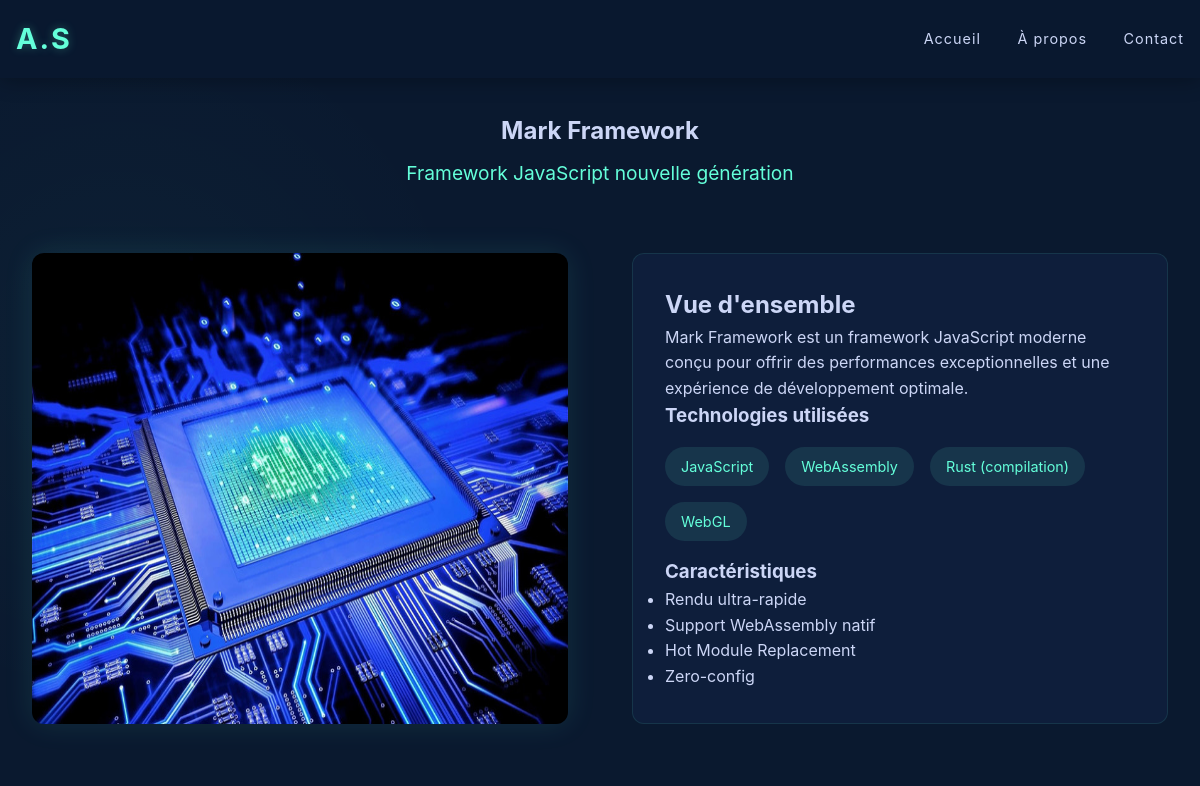
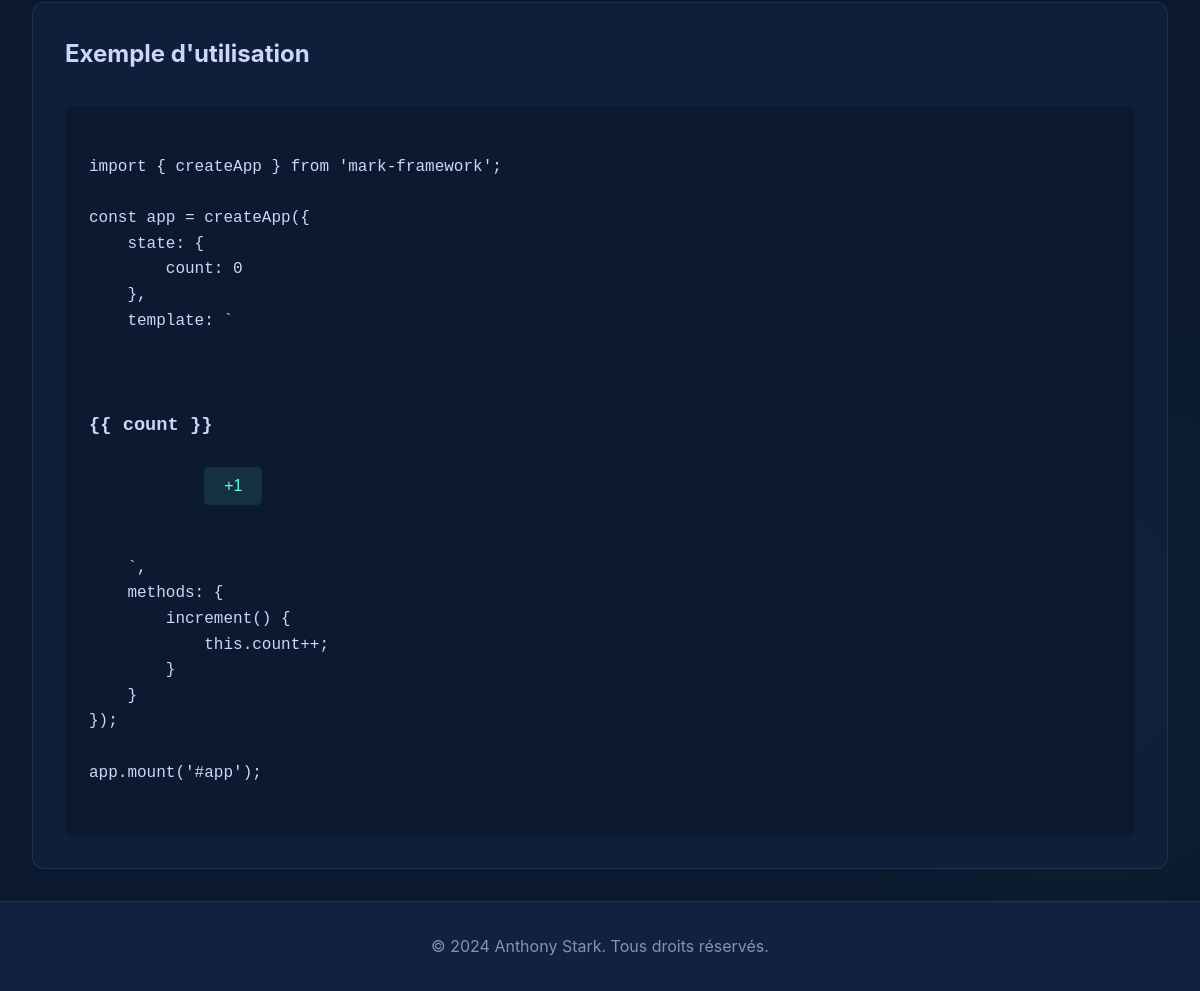
/projects/mark.php, run on the app's committed database (2 pictures, top to bottom).
### tables this page shows
CREATE TABLE IF NOT EXISTS `projets` (
    `projet_id` INT AUTO_INCREMENT PRIMARY KEY,
    `projet_name` TEXT NOT NULL,
    `description` TEXT NOT NULL,
    `techno` TEXT NOT NULL,
    `fonction` TEXT NOT NULL
);

### projects/mark.php (the view, shortened to what this page needs)
<!DOCTYPE html>
<html lang="fr">
<head>
    <link rel="stylesheet" href="../css/style.css">
    <link rel="stylesheet" href="../css/projects.css">
</head>
<body>
    <?php
        require_once(__DIR__.'\..\databaseconnect.php');
        $markStatement = $mysqlClient->prepare("SELECT * FROM projets WHERE projet_name='Mark Framework'");
        $markStatement->execute();
        $mark = $markStatement->fetchAll();
        $name = $mark[0]['projet_name'];
        $description = $mark[0]['description'];
        $technoString = $mark[0]['techno'];
        $technoArray = explode(',', $technoString);
        $fonctionString = $mark[0]['fonction'];
        $fonctionArray = explode(',', $fonctionString);
    ?>
    <nav>
        <div class="nav-content">
            <div class="logo">A.S</div>
            <div class="nav-links">
                <a href="../index.php">Accueil</a>
                <a href="../about.php">À propos</a>
                <a href="../contact.php">Contact</a>
            </div>
        </div>
    </nav>
    <main>
        <article class="project-details">
            <header class="project-header">
                <h1><?php echo $name?></h1>
                <p class="project-subtitle">Framework JavaScript nouvelle génération</p>
            </header>
            <section class="project-overview">
                <div class="project-image">
                    <img src="../images/mark.jpg" alt="Mark Framework Demo" id="mark_img">
                </div>
                <div class="project-description">
                    <h2>Vue d'ensemble</h2>
                    <p><?php echo $description?></p>
                    <h3>Technologies utilisées</h3>
                    <?php
                        if ($technoString) {
                            echo "<ul class='tech-list'>";
                            foreach ($technoArray as $techno) {
                                echo "<li>" . $techno . "</li>";
                            }
                            echo "</ul>";
                        }
                        else {
                            echo "Aucune technologie trouvée.";
                        }
                    ?>
                    <h3>Caractéristiques</h3>
                    <?php
                        if ($fonctionString) {
                            echo "<ul>";
                            foreach ($fonctionArray as $fonction) {
                                echo "<li>" . $fonction . "</li>";
                            }
                            echo "</ul>";
                        }
                        else {
                            echo "Aucune fonctionnalitée trouvée.";
                        }
                    ?>
                </div>
            </section>
            <section class="project-details-section">
                <h2>Exemple d'utilisation</h2>
                <div class="code-example">
                    <pre><code>
import { createApp } from 'mark-framework';
const app = createApp({
    state: {
        count: 0
    },
    template: `
        <div>
            <h1>{{ count }}</h1>
            <button @click="increment">+1</button>
        </div>
    `,
    methods: {
        increment() {
            this.count++;
        }
    }
});
app.mount('#app');
                    </code></pre>
                </div>
            </section>
        </article>
    </main>
    <footer>
        <p>© 2024 Anthony Stark. Tous droits réservés.</p>
    </footer>
</body>
</html>

### css/style.css (style rules this page uses)
:root { --primary-color: #0a192f; --secondary-color: #112240; --accent-color: #64ffda; --text-color: #ccd6f6; --bg-color: #0a192f; --card-bg: rgba(17, 34, 64, 0.7); --neon-shadow: 0 0 10px rgba(100, 255, 218, 0.2); }
* { margin: 0; padding: 0; box-sizing: border-box; }
body { font-family: 'Inter', sans-serif; line-height: 1.6; color: var(--text-color); background-color: var(--bg-color); background-image: radial-gradient(circle at 10% 20%, rgba(100, 255, 218, 0.03) 0%, transparent 20%), radial-gradient(circle at 90% 80%, rgba(100, 255, 218, 0.03) 0%, transparent 20%); }
nav { background: rgba(10, 25, 47, 0.85); backdrop-filter: blur(10px); box-shadow: 0 2px 20px rgba(0, 0, 0, 0.3); position: fixed; width: 100%; top: 0; z-index: 1000; }
.nav-content { max-width: 1200px; margin: 0 auto; padding: 1rem; display: flex; justify-content: space-between; align-items: center; }
.logo { font-size: 1.8rem; font-weight: bold; color: var(--accent-color); text-shadow: 0 0 10px rgba(100, 255, 218, 0.3); letter-spacing: 2px; }
.nav-links a { color: var(--text-color); text-decoration: none; margin-left: 2rem; transition: all 0.3s ease; position: relative; font-size: 0.9rem; letter-spacing: 1px; }
.nav-links a::after { content: ''; position: absolute; width: 0; height: 2px; bottom: -4px; left: 0; background-color: var(--accent-color); transition: width 0.3s ease; }
footer { text-align: center; padding: 2rem; background: var(--secondary-color); color: #8892b0; border-top: 1px solid rgba(100, 255, 218, 0.1); }
button { padding: 10px 20px; background: rgba(100, 255, 218, 0.1); color: var(--accent-color); border: none; border-radius: 5px; font-size: 16px; cursor: pointer; }

### css/projects.css (style rules this page uses)
#mark_img { height: 471px; }
.project-details { max-width: 1200px; margin: 80px auto 0; padding: 2rem; }
.project-header { text-align: center; margin-bottom: 4rem; }
.project-subtitle { color: var(--accent-color); font-size: 1.2rem; margin-top: 0.5rem; }
.project-overview { display: grid; grid-template-columns: 1fr 1fr; gap: 4rem; margin-bottom: 4rem; }
.project-image { position: relative; border-radius: 12px; overflow: hidden; box-shadow: 0 0 30px rgba(100, 255, 218, 0.1); }
.project-image img { width: 100%; height: auto; display: block; }
.project-description { padding: 2rem; background: var(--card-bg); border-radius: 12px; border: 1px solid rgba(100, 255, 218, 0.1); }
.tech-list { display: flex; flex-wrap: wrap; gap: 1rem; margin: 1rem 0; list-style: none; }
.tech-list li { background: rgba(100, 255, 218, 0.1); color: var(--accent-color); padding: 0.5rem 1rem; border-radius: 20px; font-size: 0.9rem; }
.project-details-section { margin-top: 4rem; padding: 2rem; background: var(--card-bg); border-radius: 12px; border: 1px solid rgba(100, 255, 218, 0.1); }
.code-example { margin-top: 2rem; background: rgba(10, 25, 47, 0.8); padding: 1.5rem; border-radius: 8px; overflow-x: auto; }
.code-example code { font-family: 'Fira Code', monospace; color: var(--text-color); }

### data on the page
projets: projet_name "Mark Framework", description "Mark Framework est un framework JavaScript moderne conçu pour offrir des performances exceptionnelles et une expérience de développement optimale.", techno "JavaScript", techno "WebAssembly", techno "Rust (compilation)", techno "WebGL", fonction "Rendu ultra-rapide", fonction "Support WebAssembly natif", fonction "Hot Module Replacement", fonction "Zero-config"
